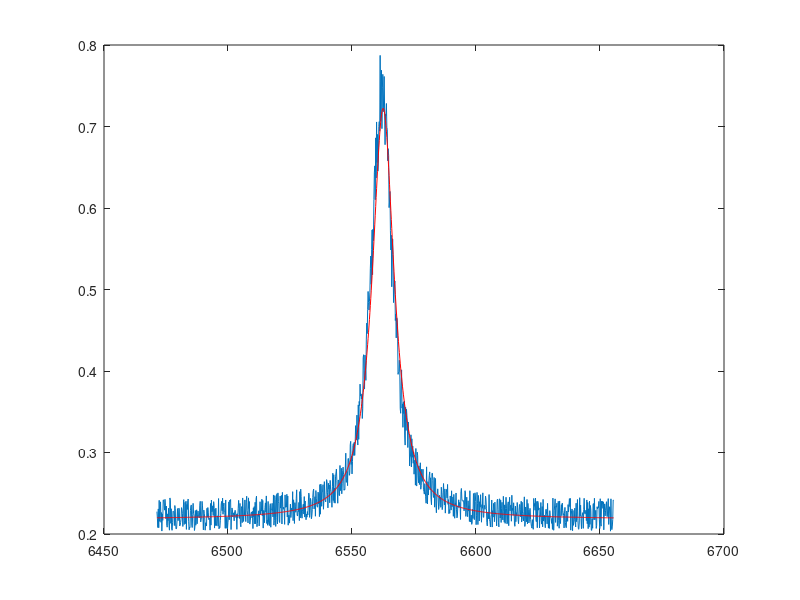
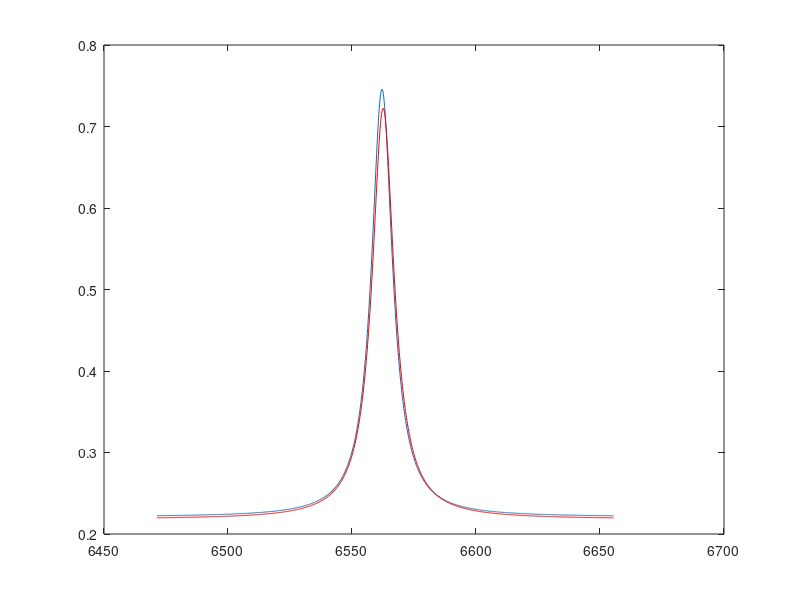

These charts were generated, in order, by the following MATLAB code:
clear all
close all
clc

load('matlab.mat');
plot(lambda,J,lambda,f(lambda,0.722296, 6562.565300, 10.774000, 0.218124),'r');
figure(2)
plot(lambda,JC,lambda,f(lambda,0.722296, 6562.565300, 10.774000, 0.218124),'r');